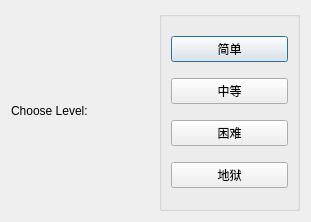
<?xml version="1.0" encoding="UTF-8"?>
<ui version="4.0">
 <class>ChooseLevel</class>
 <widget class="QDialog" name="ChooseLevel">
  <property name="geometry">
   <rect>
    <x>0</x>
    <y>0</y>
    <width>311</width>
    <height>222</height>
   </rect>
  </property>
  <property name="sizePolicy">
   <sizepolicy hsizetype="Preferred" vsizetype="Preferred">
    <horstretch>0</horstretch>
    <verstretch>0</verstretch>
   </sizepolicy>
  </property>
  <property name="windowTitle">
   <string>Dialog</string>
  </property>
  <layout class="QHBoxLayout" name="horizontalLayout">
   <item>
    <widget class="QLabel" name="label">
     <property name="text">
      <string>Choose Level:</string>
     </property>
    </widget>
   </item>
   <item>
    <widget class="QGroupBox" name="groupBox">
     <property name="title">
      <string/>
     </property>
     <layout class="QVBoxLayout" name="verticalLayout">
      <item>
       <widget class="QPushButton" name="pushButton">
        <property name="text">
         <string>简单</string>
        </property>
       </widget>
      </item>
      <item>
       <widget class="QPushButton" name="pushButton_2">
        <property name="text">
         <string>中等</string>
        </property>
       </widget>
      </item>
      <item>
       <widget class="QPushButton" name="pushButton_3">
        <property name="text">
         <string>困难</string>
        </property>
       </widget>
      </item>
      <item>
       <widget class="QPushButton" name="pushButton_4">
        <property name="text">
         <string>地狱</string>
        </property>
       </widget>
      </item>
     </layout>
    </widget>
   </item>
  </layout>
 </widget>
 <resources/>
 <connections/>
</ui>
